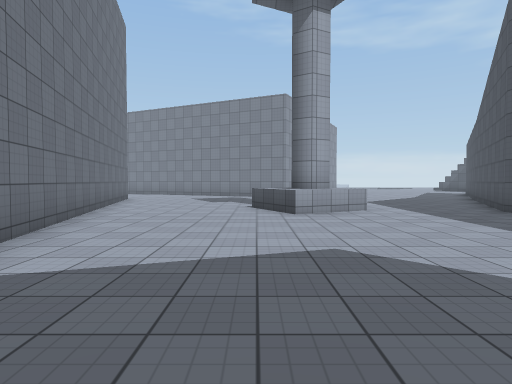
[1] (above)

24 first-person views from a walk through a Unity game level. The camera is 1.4 m above the floor, tilts 2° down and sees 75° across. The floor is counted in squares, 2 m on a side. Each view is taken from the middle of a square. On the plan, view 1 faces up. The plan holds only what a view shows up to about 10 squares ahead; the rest is blank. The place goes on beyond the plan. The player character is not drawn. Surface patterns are stand-ins for the level's own textures.

[2]
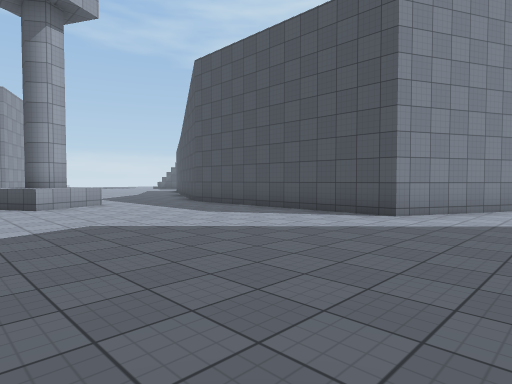

[3]
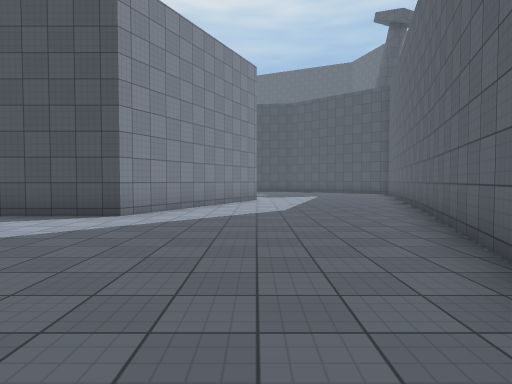

[4]
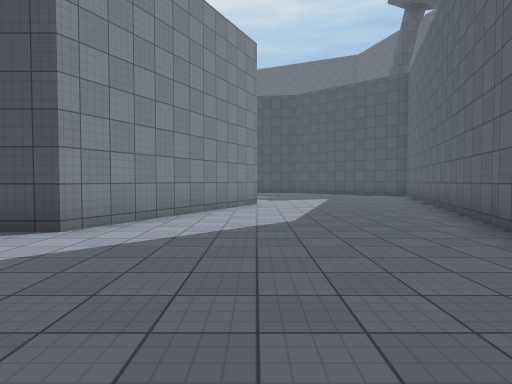

[5]
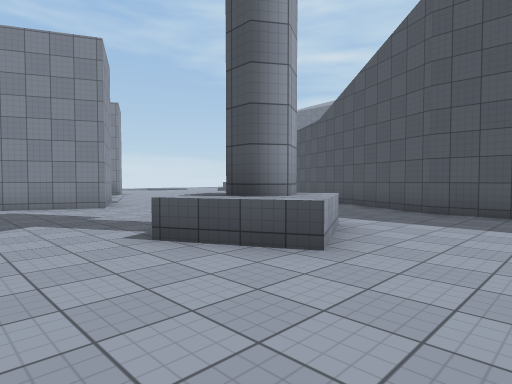

[6]
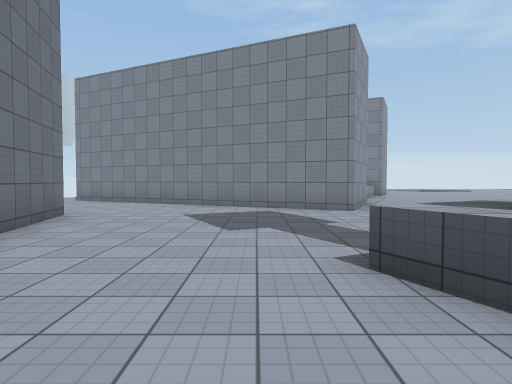

[7]
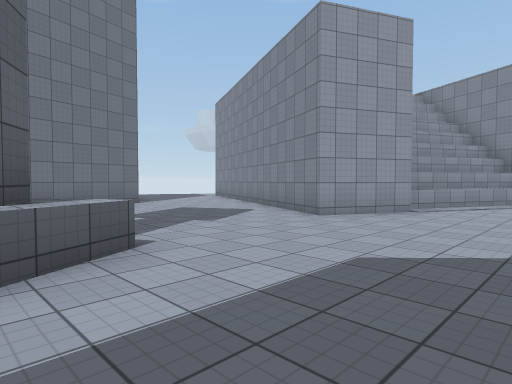

[8]
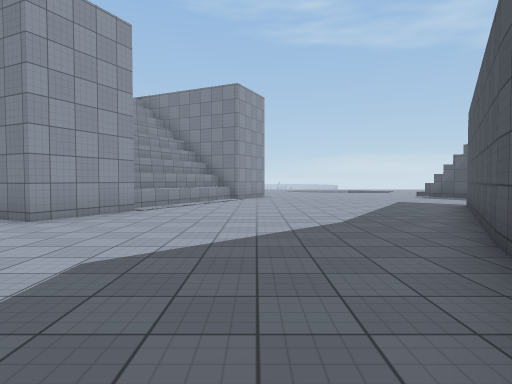

[9]
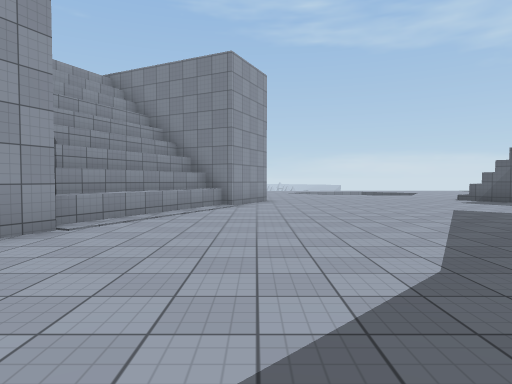

[10]
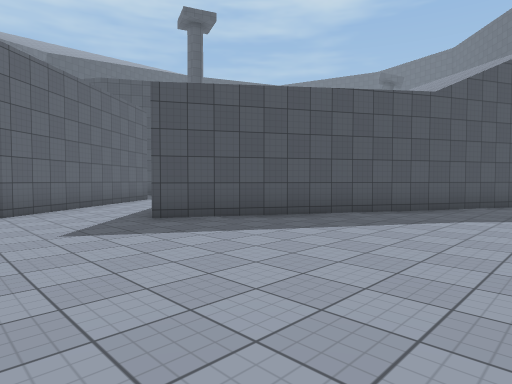

[11]
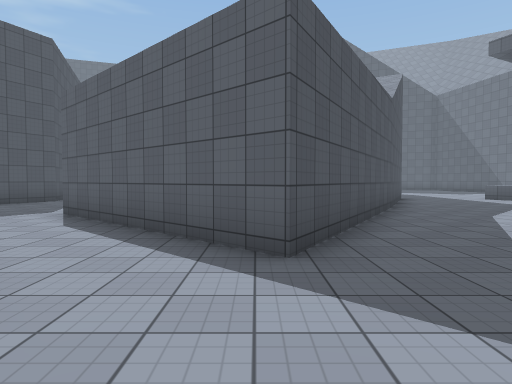

[12]
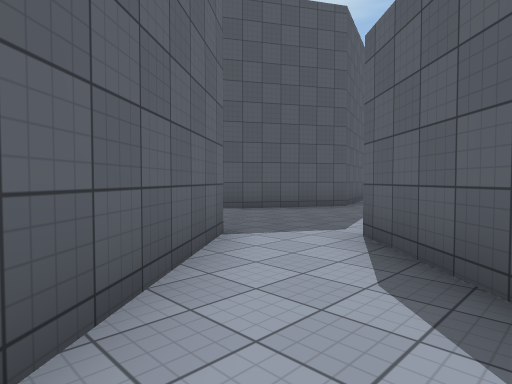

[13]
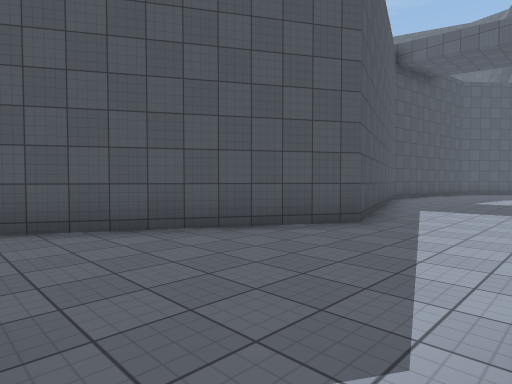

[14]
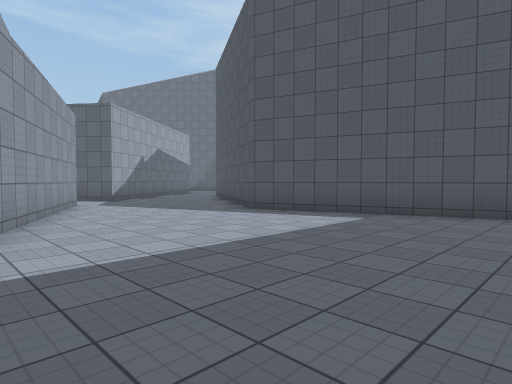

[15]
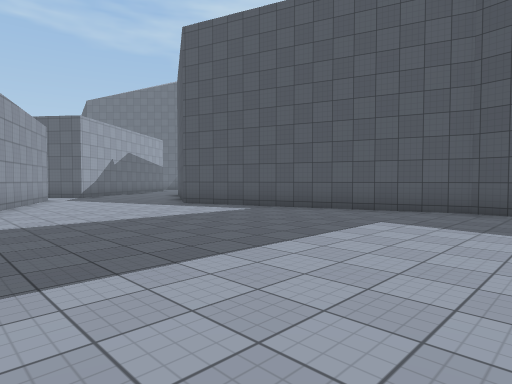

[16]
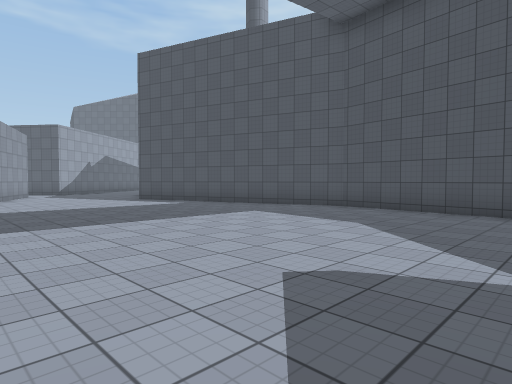

[17]
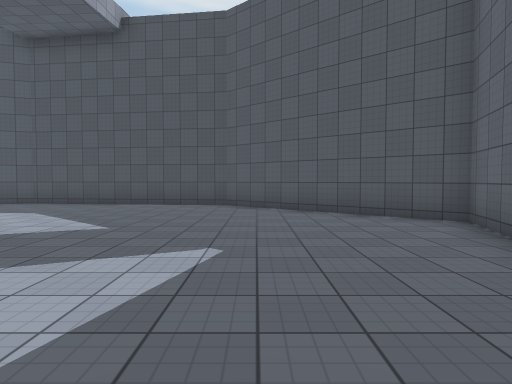

[18]
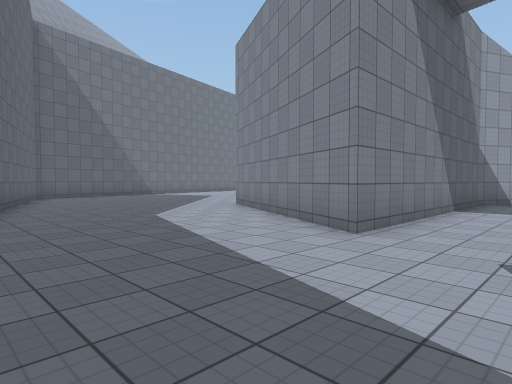

[19]
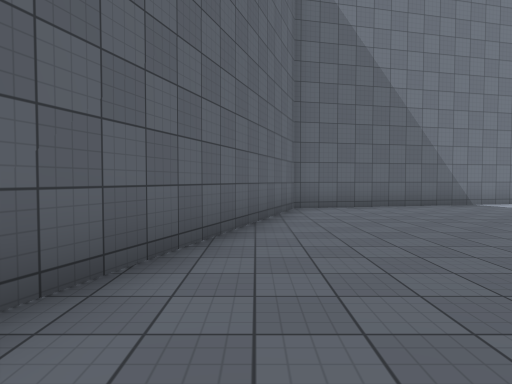

[20]
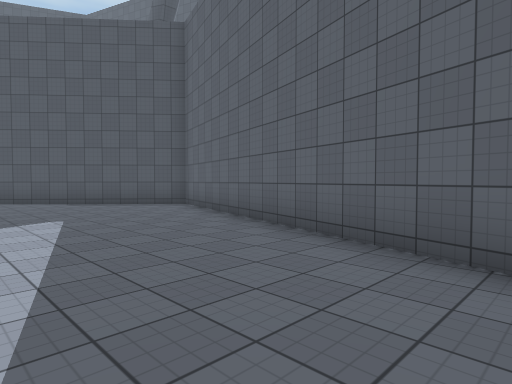

[21]
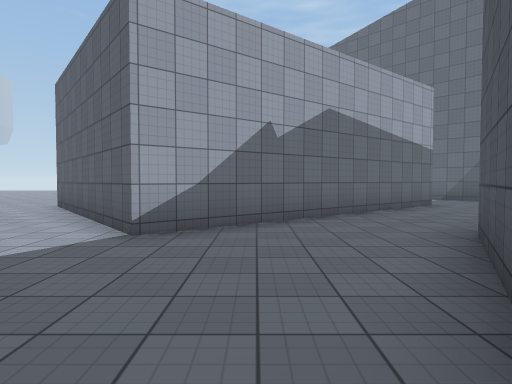

[22]
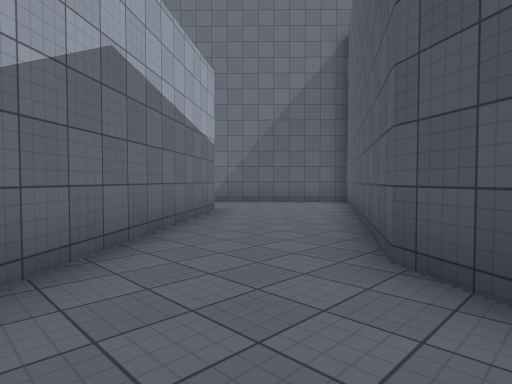

[23]
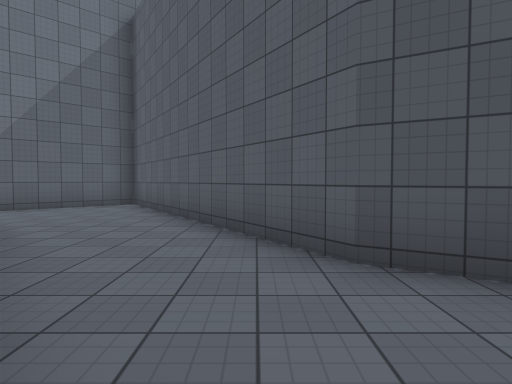

[24]
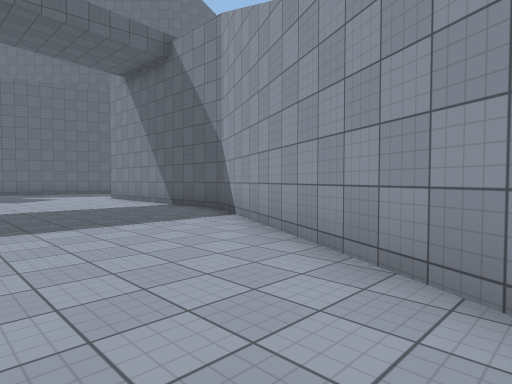

### Floor plan
Points are (right, up) in squares from view 1. A wall is a line through its corners. A room is listed if a view was taken in it or the views show most of it. See-through windows are left out.
Room 1 (views 1, 2, 3, 4, 5, 6, 7, 8, 9, 10, 11, 12, 14, 15, 16, 17, 18, 19, 20, 21, 22, 23, 24)
walls: (6.2, 9.2) (10.7, 17) (12.8, 15.1); (15, 13.1) (10.9, 4.7) (10.9, -2) (5.5, 0.6) (5.5, 7.4) (7.6, 11.6); (1.8, 8) (1.3, 7.7) (0.9, 8) (0.9, 8.6); (1.3, 8.7) (1.8, 8.4); (14.3, 16.9) (12.6, 19); (2.2, 15.7) (1.2, 13.6) (-2.4, 15.3); (15.5, -8.6) (19.3, -4.2) (20.1, 1.7) (17.7, 8.9) (20.8, 14.2) (26.6, 17.8); (4.6, 20.5) (4.4, 20.1) (3.6, 20.5) (1.7, 16.5); (23, 19.4) (16.4, 14.2); (-4.9, 12.7) (-1.3, -3) (15.2, -8.9); (26.5, 19.8) (25.8, 20.6)
low walls: (2.7, 7.8) (0.8, 6.9) (-0.1, 8.7); (1.6, 9.6) (2.3, 8.3); (4.1, 20.3) (2, 15.9)
ways out: opening at (14.5, 15) to room 2; opening at (-3.7, 14)
Room 2 (view 13)
walls: (12.8, 15.1) (15, 13.1); (16.4, 14.2) (14.3, 16.9)
ways out: opening at (14.5, 15) to room 1

Where each view was taken, in squares from view 1:
view 1: 0 up, 0 right, facing up
view 2: 2 down, 1 left, facing up-right
view 3: 2 down, 1 left, facing right
view 4: 2 down, 1 right, facing right
view 5: 5 up, 2 left, facing up-right
view 6: 6 up, 1 left, facing up
view 7: 8 up, 5 right, facing up-left
view 8: 8 up, 5 right, facing up
view 9: 11 up, 5 right, facing up
view 10: 20 up, 5 right, facing down-right
view 11: 20 up, 11 right, facing down
view 12: 17 up, 13 right, facing down-right
view 13: 14 up, 15 right, facing down-right
view 14: 3 up, 12 right, facing up-right
view 15: 0 up, 12 right, facing up-right
view 16: 3 down, 12 right, facing up-right
view 17: 5 down, 10 right, facing right
view 18: 6 down, 13 right, facing up-left
view 19: 4 down, 7 right, facing left
view 20: 3 down, 7 right, facing down-right
view 21: 10 up, 18 right, facing up
view 22: 13 up, 18 right, facing up-right
view 23: 15 up, 18 right, facing right
view 24: 11 up, 16 right, facing down-left
